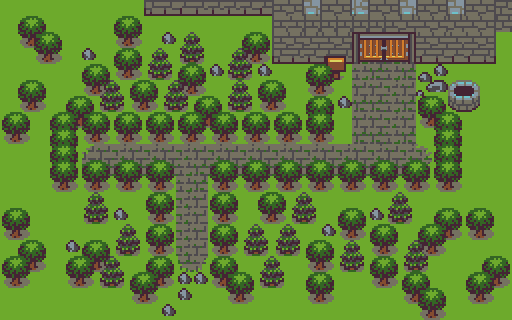

Rendered tile map (Tiled .tmx) drawn with the repository's tilesets; below, a short description and the map source with its tile grids summarised:
An orthogonal 32x20 tile map with 16x16 px tiles, 10 tile layers (Tile Layer 1, block, Tile Layer 2, Tile Layer 4, ...), 3 tilesets and 15 objects.

<map version="1.0" tiledversion="1.0.3" orientation="orthogonal" renderorder="right-up" width="32" height="20" tilewidth="16" tileheight="16" nextobjectid="33">
 <tileset firstgid="1" source="untitled.tsx" />
 <tileset firstgid="769" name="B" tilewidth="16" tileheight="16" tilecount="1024" columns="32">
  <image source="B.png" width="512" height="512" />
 </tileset>
 <tileset firstgid="1793" source="wall.tsx" />
 <layer name="Tile Layer 1" width="32" height="20">
  <data>[640 cells, 636 non-empty, 5 distinct tile ids]</data>
 </layer>
 <layer name="block" width="32" height="20">
  <data>[640 cells, 72 non-empty, 8 distinct tile ids]</data>
 </layer>
 <layer name="Tile Layer 2" width="32" height="20">
  <data>[640 cells, 58 non-empty, 13 distinct tile ids]</data>
 </layer>
 <layer name="Tile Layer 4" width="32" height="20">
  <data>[640 cells, 110 non-empty, 5 distinct tile ids]</data>
 </layer>
 <layer name="Tile Layer 3" width="32" height="20">
  <data>[640 cells, 84 non-empty, 4 distinct tile ids]</data>
 </layer>
 <layer name="Tile Layer 9" width="32" height="20">
  <data>[640 cells, 20 non-empty, 7 distinct tile ids]</data>
 </layer>
 <layer name="Tile Layer 8" width="32" height="20">
  <data>[640 cells, 74 non-empty, 27 distinct tile ids]</data>
 </layer>
 <layer name="Tile Layer 10" width="32" height="20">
  <data>[640 cells, 4 non-empty, 4 distinct tile ids]</data>
 </layer>
 <layer name="Tile Layer 6" width="32" height="20">
  <data>[640 cells, 81 non-empty, 9 distinct tile ids]</data>
 </layer>
 <layer name="top" width="32" height="20">
  <data>[640 cells, 32 non-empty, 2 distinct tile ids]</data>
 </layer>
 <objectgroup name="blockObj">
  <object id="5" x="65.5" y="129" width="13.3874" height="62" />
  <object id="6" x="433.636" y="127.5" width="13.3636" height="62.5" />
  <object id="15" x="336" y="96" width="14.7841" height="12.9659" />
  <object id="16" x="314.125" y="77.4583" width="20.6591" height="53.2917" />
  <object id="17" x="417.075" y="53.0395" width="14.9249" height="73.4151" />
  <object id="18" x="309.083" y="21.9621" width="138" height="41" />
  <object id="19" x="339.583" y="38.4621" width="83.25" height="24.8152" />
  <object id="20" x="327.273" y="56.2803" width="17.7273" height="23.6733" />
  <object id="21" x="72.8636" y="127.909" width="261.863" height="14.7273" />
  <object id="23" x="210.182" y="177.091" width="225.818" height="13.8182" />
  <object id="24" x="74.9091" y="177.818" width="98.9091" height="13.0909" />
  <object id="25" x="152.909" y="189.091" width="21.0909" height="94.1818" />
  <object id="26" x="169.273" y="273.455" width="42.1818" height="13.2727" />
  <object id="27" x="210.25" y="179.75" width="22.75" height="99.25" />
 </objectgroup>
 <objectgroup name="finishBlock">
  <object id="32" x="368" y="63.8182" width="32" height="15.8182" />
 </objectgroup>
</map>
